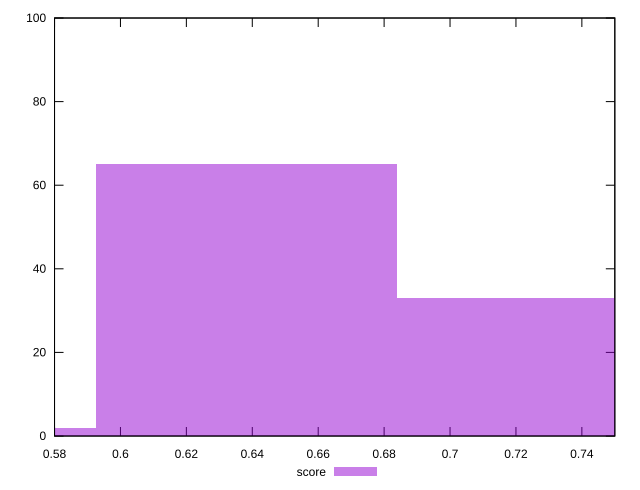

Reproduce this figure in gnuplot.
reset

$score <<EOF
0.6381881535795044 65
0.7293578898051479 33
0.5470184173538609 2
EOF

set key outside below
set boxwidth 0.09116973622564349
set xrange [0.58:0.75]
set yrange [0:100]
set trange [0:100]
set style fill transparent solid 0.5 noborder
set terminal svg size 640, 490 enhanced background rgb 'white'
set output "report_00018_2021-02-10T15-25-16.877Z/uses-webp-images/samples/pages/score/histogram.svg"

plot $score title "score" with boxes

reset
